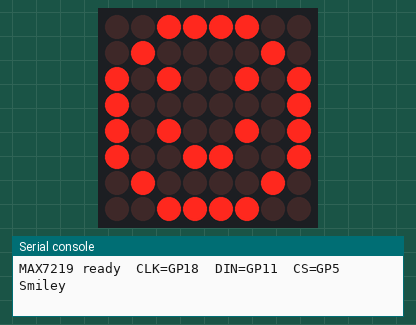
Recording of a program running on a simulated ESP32 board running MicroPython. Parts: 8×8 LED matrix, the last lines printed to the serial console.

Above: at 0.1 s.
At 1.6 s:
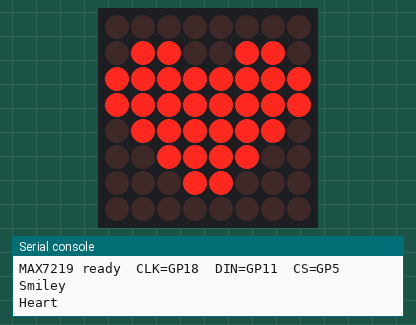
At 3.1 s:
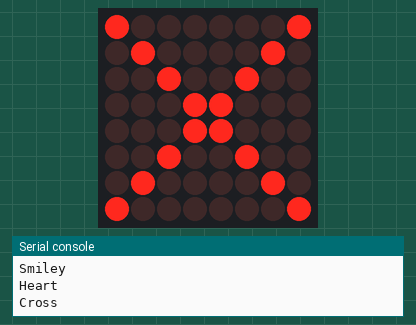
At 4.6 s:
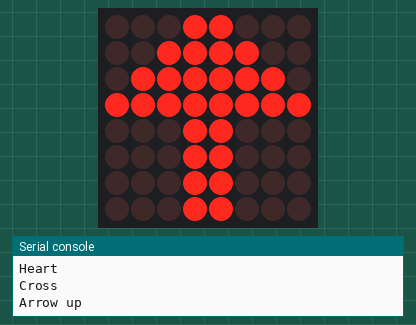

The program:

Lesson13.py
```python
import os, sys, io
from machine import Pin, SPI
import time

# MAX7219 8×8 LED matrix
# Wiring:
#   CLK  (SCK)  → GP18
#   DIN  (MOSI) → GP11
#   CS          → GP5
#   VCC         → 3.3 V  (or 5 V for brighter display)
#   GND         → GND
#   GP4 (MISO)  → not connected (required by the SPI driver, leave floating)

_REG_DECODE    = 0x09  # pixel decode mode
_REG_INTENSITY = 0x0A  # brightness 0x00–0x0F
_REG_SCANLIMIT = 0x0B  # number of active rows (0x07 = all 8)
_REG_SHUTDOWN  = 0x0C  # 0 = shutdown, 1 = normal operation
_REG_DISPTEST  = 0x0F  # 1 = all LEDs on (test), 0 = normal

_spi = SPI(1, baudrate=10_000_000, polarity=0, phase=0,
           sck=Pin(18), mosi=Pin(11), miso=Pin(4))
_cs  = Pin(5, Pin.OUT, value=1)


def _write(reg, data):
    _cs.value(0)
    _spi.write(bytes([reg, data]))
    _cs.value(1)


def init_max7219():
    _write(_REG_DECODE,    0x00)  # raw pixel mode (no BCD decode for digits)
    _write(_REG_INTENSITY, 0x04)  # medium brightness
    _write(_REG_SCANLIMIT, 0x07)  # scan all 8 rows
    _write(_REG_SHUTDOWN,  0x01)  # wake up (exit shutdown mode)
    _write(_REG_DISPTEST,  0x00)  # normal operation (not test)


def clear_display():
    for row in range(1, 9):
        _write(row, 0x00)


def show_pattern(pattern):
    for row_idx, bits in enumerate(pattern):
        _write(row_idx + 1, bits)


_patterns = [
    [0x3C, 0x42, 0xA5, 0x81, 0xA5, 0x99, 0x42, 0x3C],  # Smiley
    [0x00, 0x66, 0xFF, 0xFF, 0x7E, 0x3C, 0x18, 0x00],  # Heart
    [0x81, 0x42, 0x24, 0x18, 0x18, 0x24, 0x42, 0x81],  # Cross
    [0x18, 0x3C, 0x7E, 0xFF, 0x18, 0x18, 0x18, 0x18],  # Arrow up
]
_names = ['Smiley', 'Heart', 'Cross', 'Arrow up']
_step  = 0


def setup():
    init_max7219()
    clear_display()
    print('MAX7219 ready  CLK=GP18  DIN=GP11  CS=GP5')


def loop():
    global _step
    show_pattern(_patterns[_step])
    print(_names[_step])
    _step = (_step + 1) % len(_patterns)
    time.sleep_ms(1500)


if __name__ == '__main__':
    try:
        setup()
        while True:
            loop()
    except (Exception, KeyboardInterrupt) as e:
        print(e)
```

Measured:
- by itself, everything shown: repeats every 6.0 s, in 4 steps
- what the display in image 1 shows lasts 1.5 s, from 1.5 s to 3.0 s
